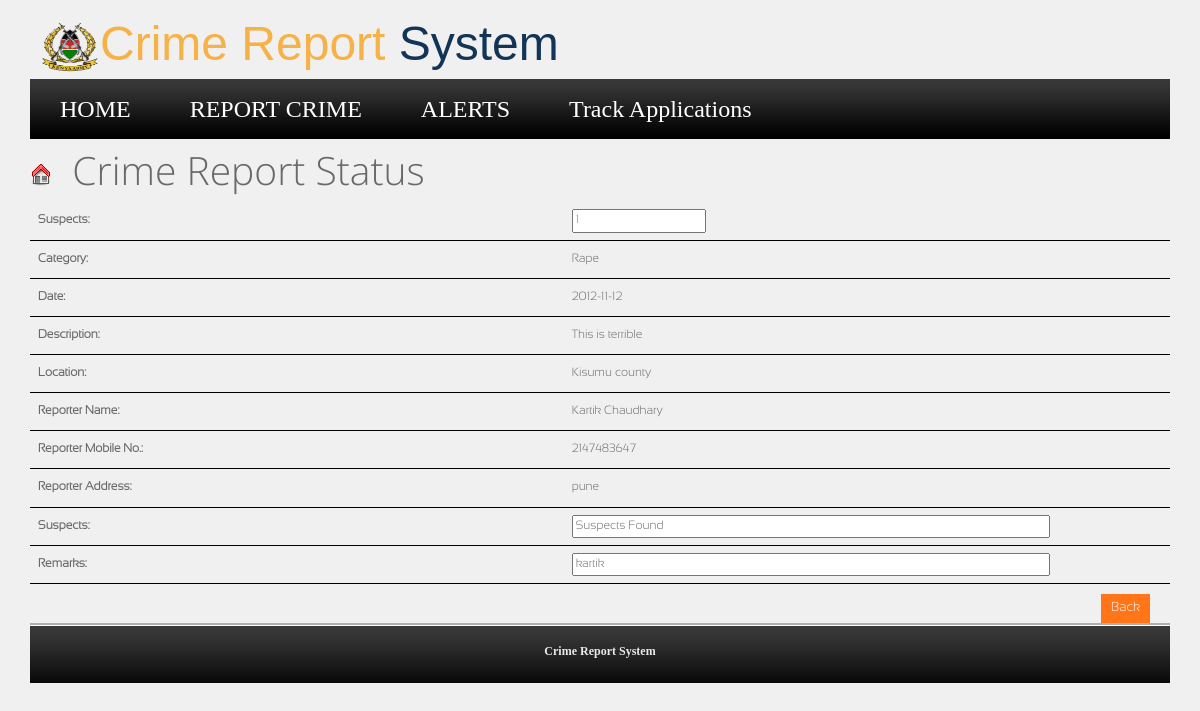
Page /crm/crime.php?show=1 on the committed database.
### tables this page shows
CREATE TABLE `crimes` (
  `Crime_No` int(9) NOT NULL,
  `Status` char(100) NOT NULL DEFAULT 'No action',
  `Category` char(100) NOT NULL,
  `date` date NOT NULL,
  `Description` char(100) NOT NULL,
  `Crime_Scene` char(100) NOT NULL,
  `Suspects` char(100) NOT NULL DEFAULT 'Not yet',
  `phoneNumber` int(11) NOT NULL,
  `Address` varchar(100) NOT NULL,
  `evidence` text NOT NULL,
  `remarks` varchar(255) NOT NULL,
  `reporterid` int(11) NOT NULL
);

CREATE TABLE `users` (
  `id` int(11) NOT NULL,
  `password` varchar(60) DEFAULT NULL,
  `email` varchar(100) DEFAULT NULL,
  `mobile` int(13) NOT NULL,
  `address` varchar(255) NOT NULL,
  `name` varchar(255) DEFAULT NULL
);

### crm/php/classes/db.php (the view, shortened to what this page needs)
<?php
	class pdo_database{
		private $db_conn;
		public function __construct(){
			try{
			$this ->db_conn = new PDO('mysql:host=localhost;dbname=crmdata',"root","");
			return $this->db_conn;
			}
			catch(PDOException $e){
				echo "Could not connect to database. Check you database parameters";
			}
		}
public function getDetailedInfocrime($id){
			$sql = "SELECT * FROM crimes, users WHERE Crime_No = '$id' and users.id=crimes.reporterid";
			$stmt = $this -> db_conn ->prepare($sql);
			$results = $stmt -> execute();
			if($results){
				$rows = $stmt->fetchAll(PDO::FETCH_ASSOC);
			if(count($rows) > 0){
					echo '<tr style="border-bottom:1px solid #000;"><td style="padding:10px 8px;"><b> Suspects:</b></td><td><input style="color:grey;"type="text" value="'.$rows[0]['Crime_No'].'" name="Crime_No" readonly></td></tr>';
					echo '<tr style="border-bottom:1px solid #000;"><td style="padding:10px 8px;"><b>Category:</b></td><td>'.$rows[0]['Category'].'</td></tr>';
					echo '<tr style="border-bottom:1px solid #000;"><td style="padding:10px 8px;"><b>Date:</b></td><td>'.$rows[0]['date'].'</td></tr>';
					echo '<tr style="border-bottom:1px solid #000;"><td style="padding:10px 8px;"><b> Description:</b></td><td>'.$rows[0]['Description'].'</td></tr>';
					echo '<tr style="border-bottom:1px solid #000;"><td style="padding:10px 8px;"><b> Location:</b></td><td>'.$rows[0]['Crime_Scene'].'</td></tr>';
					echo '<tr style="border-bottom:1px solid #000;"><td style="padding:10px 8px;"><b> Reporter Name:</b></td><td>'.$rows[0]['name'].'</td></tr>';
					echo '<tr style="border-bottom:1px solid #000;"><td style="padding:10px 8px;"><b> Reporter Mobile No.:</b></td><td>'.$rows[0]['mobile'].'</td></tr>';
					echo '<tr style="border-bottom:1px solid #000;"><td style="padding:10px 8px;"><b> Reporter Address:</b></td><td>'.$rows[0]['address'].'</td></tr>';
					echo '<tr style="border-bottom:1px solid #000;"><td style="padding:10px 8px;"><b> Suspects:</b></td><td><input style="width:80%;"type="text" value="'.$rows[0]['Suspects'].'" name="Suspects"></td></tr>';
					echo '<tr style="border-bottom:1px solid #000;"><td style="padding:10px 8px;"><b> Remarks:</b></td><td><input style="width:80%;" type="text" value="'.$rows[0]['remarks'].'" name="remarks"></td></tr>';
			}
			}
			return;
		}
	}
?>

### crm/css/bootswatch.css (style rules this page uses)
body { padding-top:50px;background-color:#f0f0f0; }

### crm/css/stylesheet.css (style rules this page uses)
body { font-family:Arial, Helvetica, sans-serif; font-size:12px; background: #f0f0f0; color: #696969; }

### rows in the picture
crimes: Crime_No "1", Category "Rape", date "2012-11-12", Description "This is terrible", Crime_Scene "Kisumu county", users.name "Kartik Chaudhary", users.mobile "2147483647", users.address "pune", Suspects "Suspects Found", remarks "kartik"
